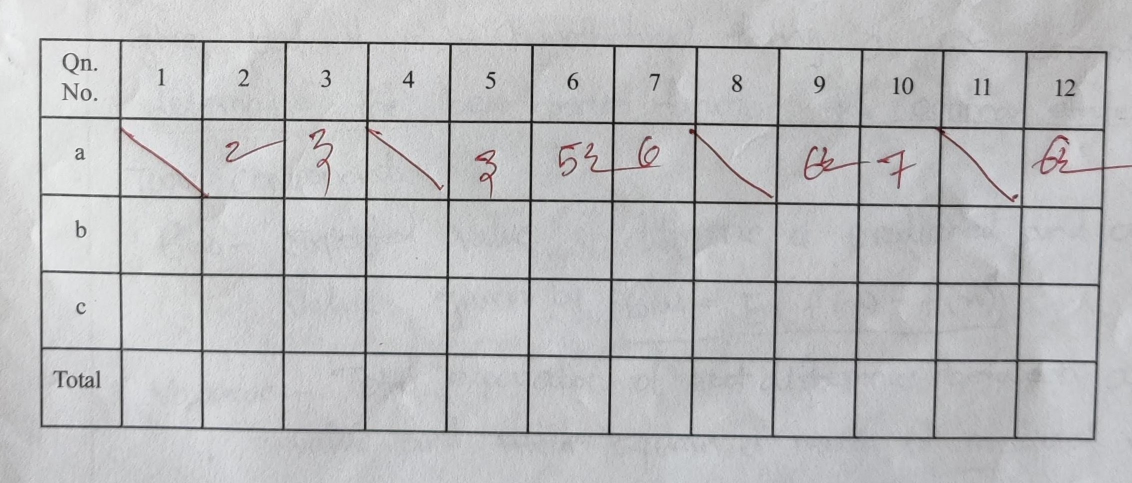
#> input picture Codes/CV_Tesseract/Text-Extraction/jupyter notess/so.jpg, 2263 x 966 px (shown at 1/2 size)
$ jupyter execute --allow-errors bbox_ocr_so_Img.ipynb
#> lines starting #> are read from the running program, lines starting #| are printed output that depends on the picture; after the words box and inside, x2 and y2 are one past the last pixel; in counts of white or black regions, pixels touching at a corner belong together
[cell 1]
import pytesseract
import cv2

pytesseract.pytesseract.tesseract_cmd = r"C:/Program Files/Tesseract-OCR/tesseract.exe"

[cell 2]
img = cv2.imread("so.jpg")
#> img is the input picture: shape (966, 2263, 3); mean B, G, R 190.7, 189.2, 188.9
image = cv2.resize(img, (900,350), interpolation = cv2.INTER_AREA)
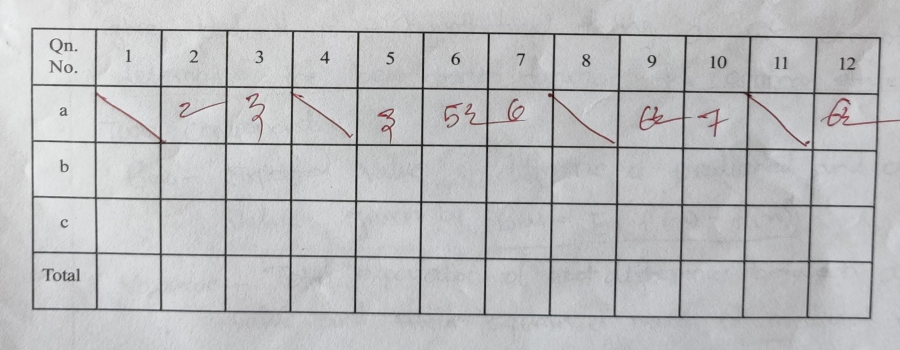
#> image: shape (350, 900, 3); mean B, G, R 190.7, 189.2, 188.9
base_image = image.copy()

[cell 3]
gray = cv2.cvtColor(image, cv2.COLOR_BGR2GRAY)

[cell 4]
# for another code


gray = cv2.cvtColor(image, cv2.COLOR_BGR2GRAY)
blur = cv2.GaussianBlur(gray, (7,7), 0)
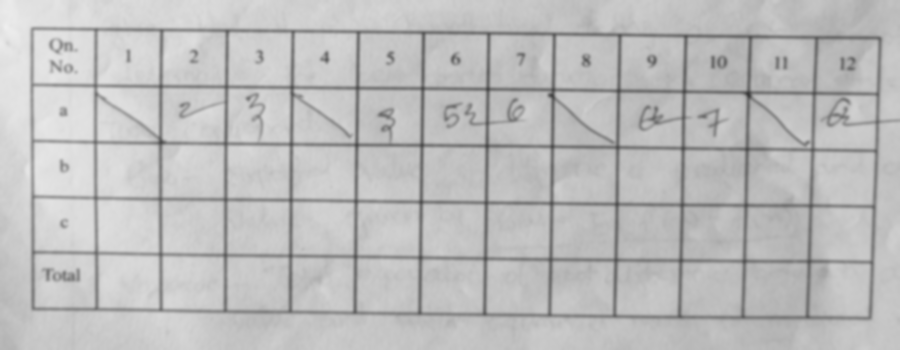
#> blur: shape (350, 900); min 58, max 238, mean 189.2
thresh = cv2.threshold(blur, 0, 255, cv2.THRESH_BINARY_INV + cv2.THRESH_OTSU)[1]
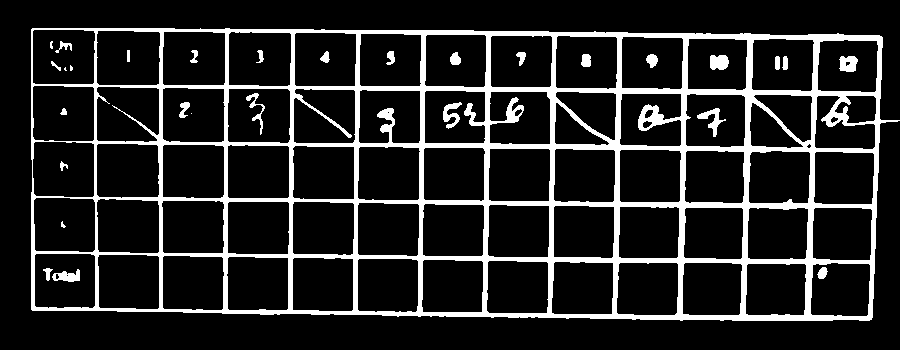
#> thresh: shape (350, 900); 14.3% white; 30 white regions (5 under 20 px), largest, box (x1, y1, x2, y2) and area: (31, 28, 900, 321) 42370, (697, 108, 726, 137) 267, (710, 55, 729, 70) 248
kernal = cv2.getStructuringElement(cv2.MORPH_RECT, (3, 13))
dilate = cv2.dilate(thresh, kernal, iterations=1)
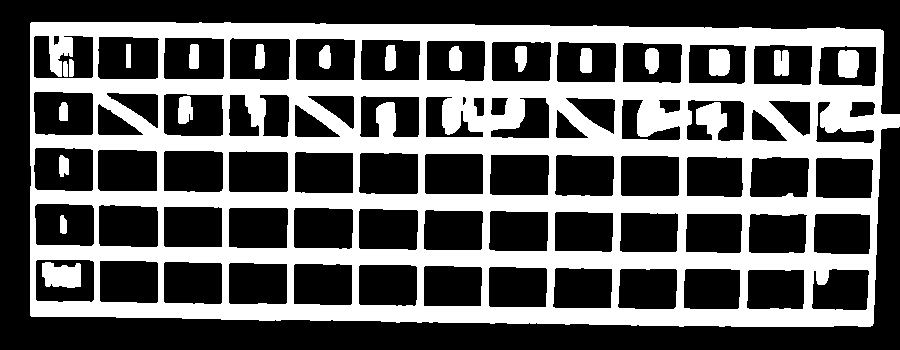
#> dilate: shape (350, 900); 37.9% white; 20 white regions

[cell 5]
cv2.imwrite("temp/index_gray.png", gray)
#> Out = True

[cell 6]
blur = cv2.GaussianBlur(gray, (7,7), 0)

[cell 7]
cv2.imwrite("temp/index_blur.png", blur)
#> Out = True

[cell 8]
thresh = cv2.threshold(blur, 0, 255, cv2.THRESH_BINARY_INV + cv2.THRESH_OTSU)[1]

[cell 9]
cv2.imwrite("temp/index_thresh.png", thresh)
#> Out = True

[cell 10]
kernal = cv2.getStructuringElement(cv2.MORPH_RECT, (3, 13))

[cell 11]
cv2.imwrite("temp/index_kernal.png", kernal)

[cell 12]
dilate = cv2.dilate(thresh, kernal, iterations=1)

[cell 13]
cv2.imwrite("temp/index_dilate.png", dilate)
#> Out = True

[cell 14]
cnts = cv2.findContours(dilate, cv2.RETR_EXTERNAL, cv2.CHAIN_APPROX_SIMPLE)
#> cnts = 1 contour; box (x1, y1, x2, y2) and area: (30, 22, 900, 327) 251852
